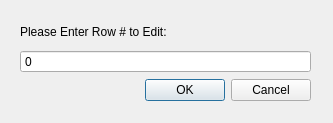
<?xml version="1.0" encoding="UTF-8"?>
<ui version="4.0">
 <class>rowSelection</class>
 <widget class="QDialog" name="rowSelection">
  <property name="geometry">
   <rect>
    <x>0</x>
    <y>0</y>
    <width>333</width>
    <height>123</height>
   </rect>
  </property>
  <property name="windowTitle">
   <string>Dialog</string>
  </property>
  <widget class="QWidget" name="verticalLayoutWidget">
   <property name="geometry">
    <rect>
     <x>20</x>
     <y>20</y>
     <width>291</width>
     <height>81</height>
    </rect>
   </property>
   <layout class="QVBoxLayout" name="verticalLayout">
    <item>
     <widget class="QLabel" name="label">
      <property name="text">
       <string>Please Enter Row # to Edit:</string>
      </property>
     </widget>
    </item>
    <item>
     <widget class="QSpinBox" name="editRowNum">
      <property name="buttonSymbols">
       <enum>QAbstractSpinBox::NoButtons</enum>
      </property>
     </widget>
    </item>
    <item>
     <widget class="QDialogButtonBox" name="buttonBox">
      <property name="orientation">
       <enum>Qt::Horizontal</enum>
      </property>
      <property name="standardButtons">
       <set>QDialogButtonBox::Cancel|QDialogButtonBox::Ok</set>
      </property>
     </widget>
    </item>
   </layout>
  </widget>
 </widget>
 <resources/>
 <connections>
  <connection>
   <sender>buttonBox</sender>
   <signal>accepted()</signal>
   <receiver>rowSelection</receiver>
   <slot>accept()</slot>
   <hints>
    <hint type="sourcelabel">
     <x>248</x>
     <y>254</y>
    </hint>
    <hint type="destinationlabel">
     <x>157</x>
     <y>274</y>
    </hint>
   </hints>
  </connection>
  <connection>
   <sender>buttonBox</sender>
   <signal>rejected()</signal>
   <receiver>rowSelection</receiver>
   <slot>reject()</slot>
   <hints>
    <hint type="sourcelabel">
     <x>316</x>
     <y>260</y>
    </hint>
    <hint type="destinationlabel">
     <x>286</x>
     <y>274</y>
    </hint>
   </hints>
  </connection>
 </connections>
</ui>
